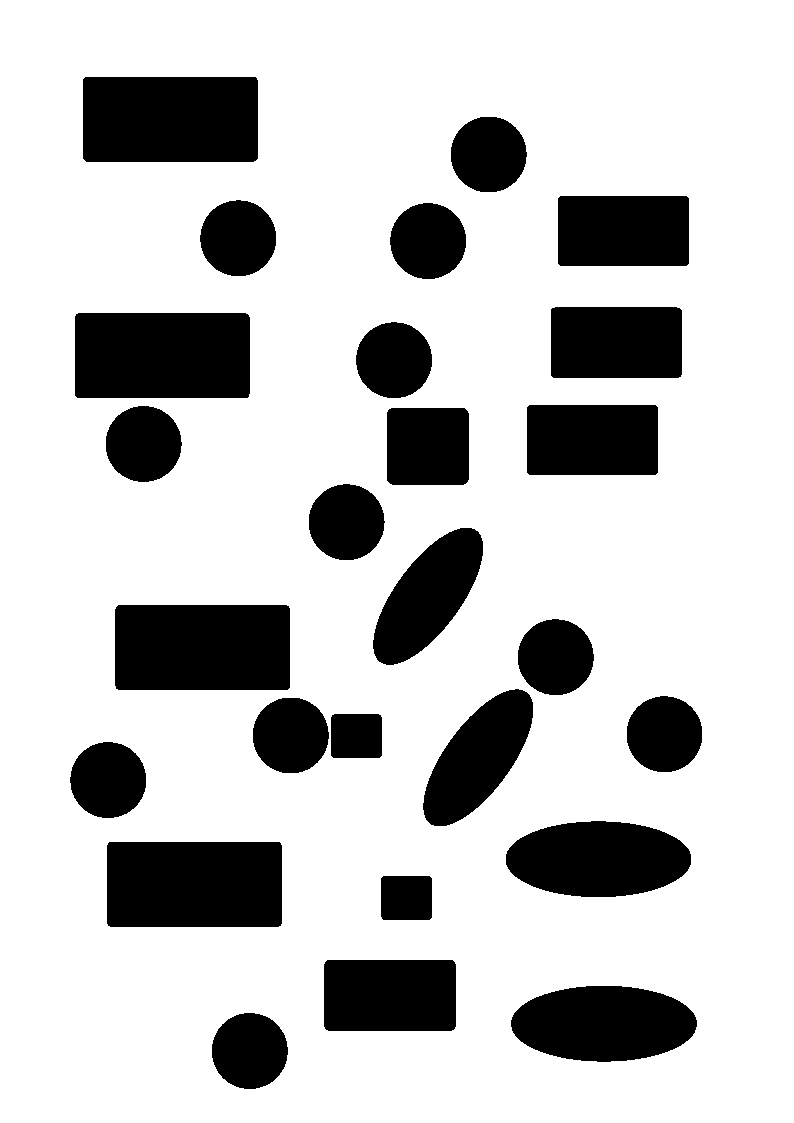
#> input picture EEproject2/images/contours.png, 794 x 1123 px
$ python contour_finder.py
#> lines starting #> are read from the running program, lines starting #| are printed output that depends on the picture; after the words box and inside, x2 and y2 are one past the last pixel; in counts of white or black regions, pixels touching at a corner belong together
import cv2
import os
import numpy as np

def get_contours_info(image_path):
    # Load the image
#> called with image_path = 'images/contours.png'
    image = cv2.imread(image_path, cv2.IMREAD_GRAYSCALE)
#> image: shape (1123, 794); 78% white; 26 black regions

    # Check if the image was loaded successfully
    if image is None:
        print(f"Error: Unable to load image at {image_path}")
        return

    _, thresh = cv2.threshold(image, 127, 255, cv2.THRESH_BINARY)

    # Find contours
    contours, _ = cv2.findContours(thresh, cv2.RETR_TREE, cv2.CHAIN_APPROX_SIMPLE)
#> contours = 27 contours; largest, box (x1, y1, x2, y2) and area: (0, 0, 794, 1123) 889746, (106, 841, 283, 928) 15112, (82, 76, 259, 163) 15109, (114, 604, 291, 691) 15108, (74, 312, 251, 399) 15108

    # Iterate through contours and calculate centroid and area
    for i, contour in enumerate(contours):
        # Calculate moments for each contour
        M = cv2.moments(contour)

        # Calculate centroid
        if M['m00'] != 0:
            cx = int(M['m10'] / M['m00'])
            cy = int(M['m01'] / M['m00'])
        else:
            cx, cy = 0, 0

        # Calculate area
        area = cv2.contourArea(contour)

        # Print contour details
        print(f"Contour {i+1}: Centroid = ({cx}, {cy}), Area = {area}")

        # Draw the contour and centroid on the image (for visualization)
        cv2.drawContours(image, [contour], -1, (0, 255, 0), 2)
        cv2.circle(image, (cx, cy), 5, (255, 0, 0), -1)
#> this loop made 27 passes
#> (contour, cx, cy, area) on pass 1: ([[0, 0], [0, 1122], [793, 1122], [793, 0]], 396, 561, 889746)
#> (cx, cy, area) on passes 2 to 7: (249, 1050, 4648), (603, 1023, 11317), (389, 994, 9538), (406, 897, 2321), (194, 883, 15112), (598, 858, 11308)
#| Contour 1: Centroid = (396, 561), Area = 889746.0
#| Contour 2: Centroid = (249, 1050), Area = 4648.0
#| Contour 3: Centroid = (603, 1023), Area = 11317.0
#| Contour 4: Centroid = (389, 994), Area = 9538.0
#| Contour 5: Centroid = (406, 897), Area = 2321.0
#| Contour 6: Centroid = (194, 883), Area = 15112.0
#| Contour 7: Centroid = (598, 858), Area = 11308.0
#| Contour 8: Centroid = (107, 779), Area = 4649.0
#> (further printed lines are left out)
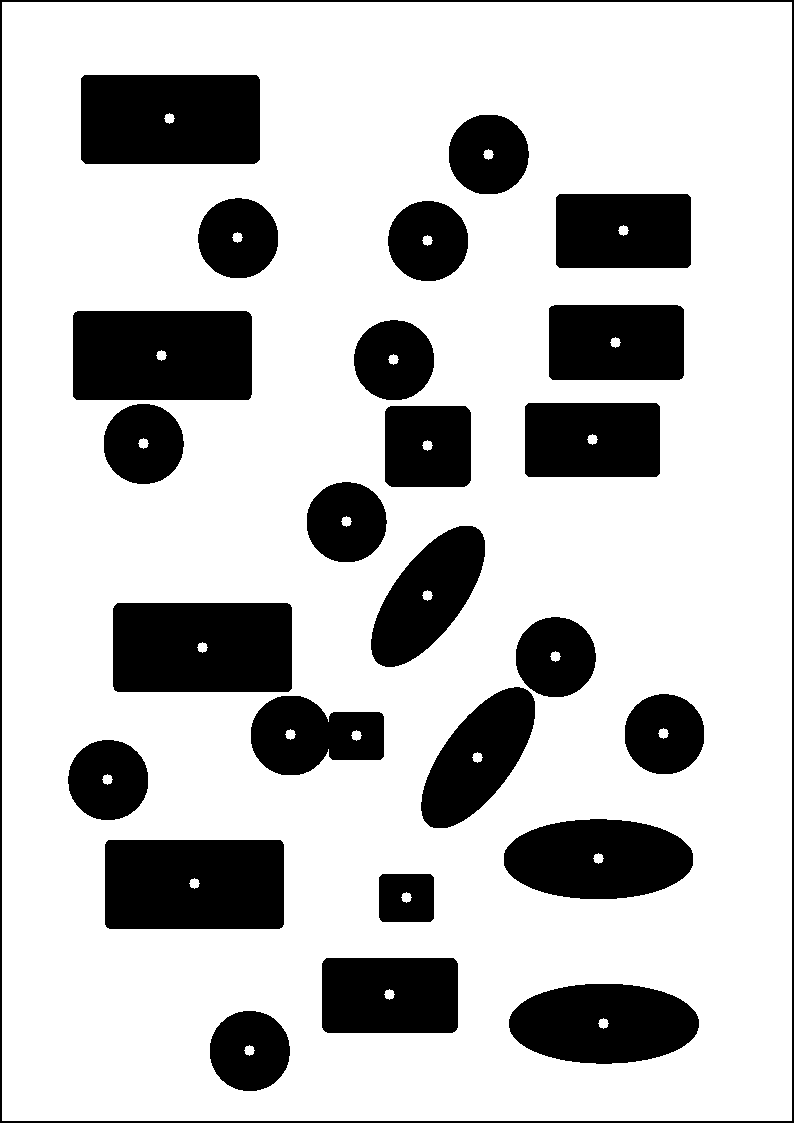
#> image: shape (1123, 794); 75.3% white; 26 black regions, largest, box (x1, y1, x2, y2) and area: (105, 840, 284, 929) 15820, (81, 75, 260, 164) 15816, (73, 311, 252, 400) 15816

    # Show the image with contours and centroids
    cv2.imshow("Contours", image)
    cv2.waitKey(0)
    cv2.destroyAllWindows()

if __name__ == "__main__":
    image_path = 'images/contours.png'
    get_contours_info(image_path)
